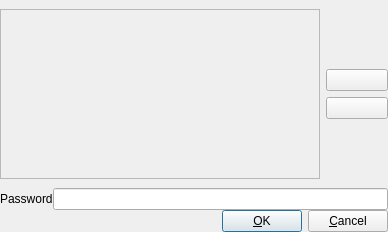
<?xml version="1.0" encoding="UTF-8"?>
<ui version="4.0">
 <class>dlgLogin</class>
 <widget class="QDialog" name="dlgLogin">
  <property name="geometry">
   <rect>
    <x>0</x>
    <y>0</y>
    <width>388</width>
    <height>232</height>
   </rect>
  </property>
  <property name="sizePolicy">
   <sizepolicy hsizetype="Fixed" vsizetype="Fixed">
    <horstretch>0</horstretch>
    <verstretch>0</verstretch>
   </sizepolicy>
  </property>
  <property name="focusPolicy">
   <enum>Qt::StrongFocus</enum>
  </property>
  <property name="windowTitle">
   <string>Authorization</string>
  </property>
  <property name="sizeGripEnabled">
   <bool>false</bool>
  </property>
  <property name="modal">
   <bool>true</bool>
  </property>
  <layout class="QGridLayout">
   <property name="leftMargin">
    <number>0</number>
   </property>
   <property name="topMargin">
    <number>0</number>
   </property>
   <property name="rightMargin">
    <number>0</number>
   </property>
   <property name="bottomMargin">
    <number>0</number>
   </property>
   <property name="spacing">
    <number>0</number>
   </property>
   <item row="1" column="0">
    <widget class="QLabel" name="lblPassword">
     <property name="text">
      <string>Password</string>
     </property>
     <property name="wordWrap">
      <bool>false</bool>
     </property>
    </widget>
   </item>
   <item row="1" column="1">
    <widget class="QLineEdit" name="editPassword">
     <property name="focusPolicy">
      <enum>Qt::StrongFocus</enum>
     </property>
     <property name="echoMode">
      <enum>QLineEdit::Password</enum>
     </property>
    </widget>
   </item>
   <item row="2" column="0" colspan="2">
    <layout class="QHBoxLayout">
     <property name="spacing">
      <number>6</number>
     </property>
     <property name="leftMargin">
      <number>0</number>
     </property>
     <property name="topMargin">
      <number>0</number>
     </property>
     <property name="rightMargin">
      <number>0</number>
     </property>
     <property name="bottomMargin">
      <number>0</number>
     </property>
     <item>
      <spacer name="Horizontal Spacing2">
       <property name="orientation">
        <enum>Qt::Horizontal</enum>
       </property>
       <property name="sizeType">
        <enum>QSizePolicy::Expanding</enum>
       </property>
       <property name="sizeHint" stdset="0">
        <size>
         <width>20</width>
         <height>20</height>
        </size>
       </property>
      </spacer>
     </item>
     <item>
      <widget class="QPushButton" name="buttonOk">
       <property name="text">
        <string>&amp;OK</string>
       </property>
       <property name="icon">
        <iconset>
         <normaloff>images/ok.png</normaloff>images/ok.png</iconset>
       </property>
       <property name="shortcut">
        <string>Return</string>
       </property>
       <property name="autoDefault">
        <bool>true</bool>
       </property>
       <property name="default">
        <bool>true</bool>
       </property>
      </widget>
     </item>
     <item>
      <widget class="QPushButton" name="buttonCancel">
       <property name="text">
        <string>&amp;Cancel</string>
       </property>
       <property name="icon">
        <iconset>
         <normaloff>stop_cancel.png</normaloff>stop_cancel.png</iconset>
       </property>
       <property name="shortcut">
        <string>Esc</string>
       </property>
       <property name="autoDefault">
        <bool>true</bool>
       </property>
      </widget>
     </item>
    </layout>
   </item>
   <item row="0" column="0" colspan="2">
    <layout class="QHBoxLayout">
     <item>
      <widget class="QFrame" name="frmSelect">
       <property name="sizePolicy">
        <sizepolicy hsizetype="Fixed" vsizetype="Fixed">
         <horstretch>0</horstretch>
         <verstretch>0</verstretch>
        </sizepolicy>
       </property>
       <property name="minimumSize">
        <size>
         <width>320</width>
         <height>170</height>
        </size>
       </property>
       <property name="frameShape">
        <enum>QFrame::StyledPanel</enum>
       </property>
       <property name="frameShadow">
        <enum>QFrame::Raised</enum>
       </property>
      </widget>
     </item>
     <item>
      <layout class="QVBoxLayout">
       <item>
        <spacer name="spacer2">
         <property name="orientation">
          <enum>Qt::Vertical</enum>
         </property>
         <property name="sizeType">
          <enum>QSizePolicy::Expanding</enum>
         </property>
         <property name="sizeHint" stdset="0">
          <size>
           <width>20</width>
           <height>31</height>
          </size>
         </property>
        </spacer>
       </item>
       <item>
        <widget class="QPushButton" name="btnUp">
         <property name="focusPolicy">
          <enum>Qt::StrongFocus</enum>
         </property>
         <property name="text">
          <string/>
         </property>
         <property name="shortcut">
          <string>Up</string>
         </property>
         <property name="checked">
          <bool>false</bool>
         </property>
         <property name="flat">
          <bool>false</bool>
         </property>
        </widget>
       </item>
       <item>
        <widget class="QPushButton" name="btnDown">
         <property name="focusPolicy">
          <enum>Qt::StrongFocus</enum>
         </property>
         <property name="text">
          <string/>
         </property>
         <property name="shortcut">
          <string>Down</string>
         </property>
         <property name="checked">
          <bool>false</bool>
         </property>
        </widget>
       </item>
       <item>
        <spacer name="spacer3">
         <property name="orientation">
          <enum>Qt::Vertical</enum>
         </property>
         <property name="sizeType">
          <enum>QSizePolicy::Expanding</enum>
         </property>
         <property name="sizeHint" stdset="0">
          <size>
           <width>20</width>
           <height>31</height>
          </size>
         </property>
        </spacer>
       </item>
      </layout>
     </item>
    </layout>
   </item>
  </layout>
 </widget>
 <layoutdefault spacing="6" margin="11"/>
 <pixmapfunction>qPixmapFromMimeSource</pixmapfunction>
 <includes>
  <include location="local">engine.h</include>
  <include location="global">qmessagebox.h</include>
  <include location="local">userstable.h</include>
 </includes>
 <resources/>
 <connections>
  <connection>
   <sender>buttonOk</sender>
   <signal>clicked()</signal>
   <receiver>dlgLogin</receiver>
   <slot>login()</slot>
   <hints>
    <hint type="sourcelabel">
     <x>20</x>
     <y>20</y>
    </hint>
    <hint type="destinationlabel">
     <x>20</x>
     <y>20</y>
    </hint>
   </hints>
  </connection>
  <connection>
   <sender>buttonCancel</sender>
   <signal>clicked()</signal>
   <receiver>dlgLogin</receiver>
   <slot>reject()</slot>
   <hints>
    <hint type="sourcelabel">
     <x>20</x>
     <y>20</y>
    </hint>
    <hint type="destinationlabel">
     <x>20</x>
     <y>20</y>
    </hint>
   </hints>
  </connection>
  <connection>
   <sender>btnUp</sender>
   <signal>clicked()</signal>
   <receiver>dlgLogin</receiver>
   <slot>up()</slot>
   <hints>
    <hint type="sourcelabel">
     <x>20</x>
     <y>20</y>
    </hint>
    <hint type="destinationlabel">
     <x>20</x>
     <y>20</y>
    </hint>
   </hints>
  </connection>
  <connection>
   <sender>btnDown</sender>
   <signal>clicked()</signal>
   <receiver>dlgLogin</receiver>
   <slot>down()</slot>
   <hints>
    <hint type="sourcelabel">
     <x>20</x>
     <y>20</y>
    </hint>
    <hint type="destinationlabel">
     <x>20</x>
     <y>20</y>
    </hint>
   </hints>
  </connection>
 </connections>
</ui>
